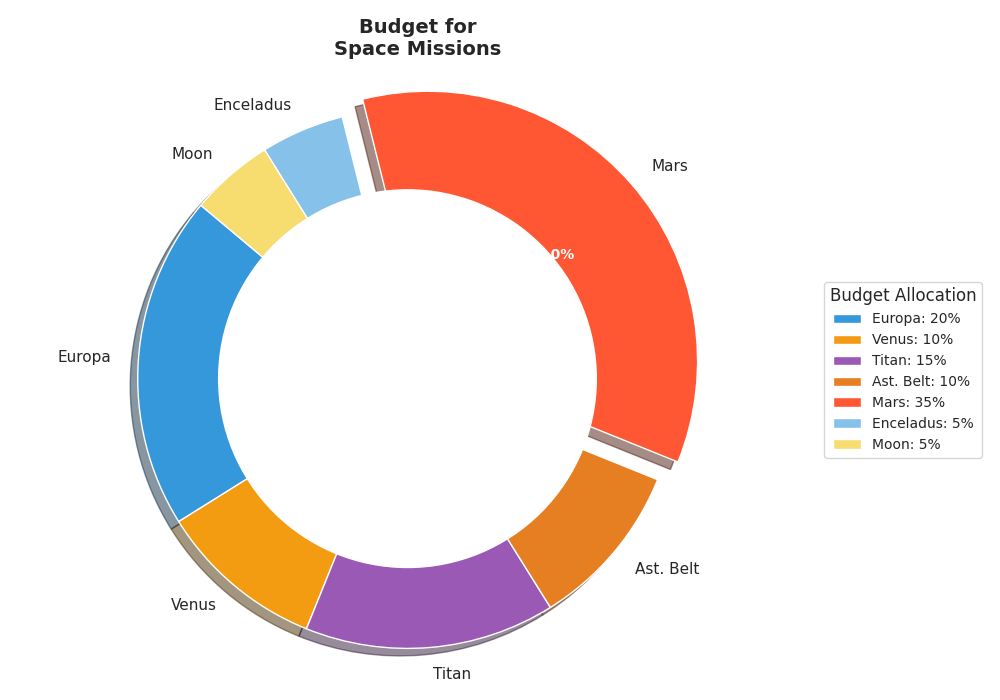

This figure's Python source:
import matplotlib.pyplot as plt

destinations = ['Europa', 'Venus', 'Titan', 'Ast. Belt', 'Mars', 'Enceladus', 'Moon']
budget_allocation = [20, 10, 15, 10, 35, 5, 5]

colors = ['#3498DB', '#F39C12', '#9B59B6', '#E67E22', '#FF5733', '#85C1E9', '#F7DC6F']
explode = (0, 0, 0, 0, 0.1, 0, 0)

fig, ax = plt.subplots(figsize=(10, 7))
wedges, texts, autotexts = ax.pie(
    budget_allocation,
    explode=explode,
    labels=destinations,
    colors=colors,
    autopct='%1.1f%%',
    startangle=140,
    shadow=True,
    wedgeprops=dict(edgecolor='w')
)

centre_circle = plt.Circle((0,0),0.70,fc='white')
fig.gca().add_artist(centre_circle)

for autotext in autotexts:
    autotext.set_color('white')
    autotext.set_fontsize(10)
    autotext.set_weight('bold')

ax.axis('equal')
plt.title("Budget for\nSpace Missions", fontsize=14, fontweight='bold')

legend_labels = [f"{destination}: {allocation}%" for destination, allocation in zip(destinations, budget_allocation)]
ax.legend(legend_labels, title="Budget Allocation", loc="center left", bbox_to_anchor=(1, 0.5), fontsize=10)

plt.tight_layout()
plt.show()
